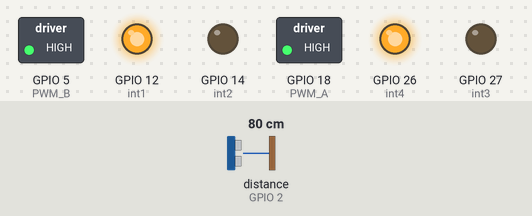
Bench run of a sketch on a simulated ESP32. On the bench: switched loads named in the sketch (green lamp = pin HIGH), output pins drawn as LEDs (lit = HIGH). Wiring (inferred from the names in the program): ultrasonic range finder: trigger GPIO 4; echo GPIO 2. The test bench sets the inputs (shaded band); at power-on: distance to the obstacle (sensor on GPIO 2) 80 cm. The echo pulse lasts 58.3 µs per cm; pins used as bus, display or sensor lines are not drawn.

Above: at 1.2 s.
1.3 s: distance to the obstacle (sensor on GPIO 2) set to 23 cm
2.8 s: distance to the obstacle (sensor on GPIO 2) set to 19 cm
At 4.0 s:
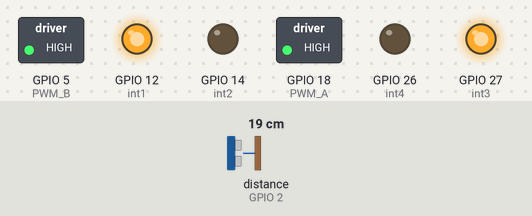
4.3 s: distance to the obstacle (sensor on GPIO 2) set to 35 cm
At 5.3 s:
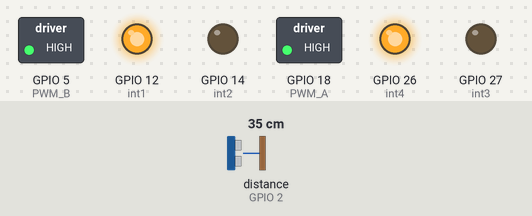
5.8 s: distance to the obstacle (sensor on GPIO 2) set to 2 cm
At 6.4 s:
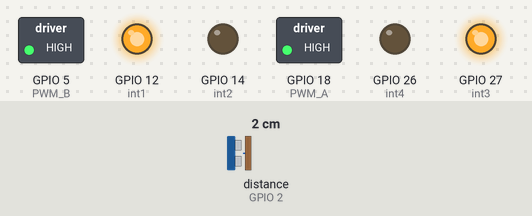
Timing chart, 0 to 8.3 s (numbered marks = the images above; inputs shaded):
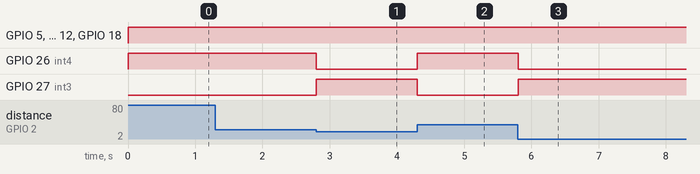

Measured:
- the behaviour switches between 21 and 20 cm on distance to the obstacle (sensor on GPIO 2) (found by bisection; images 0 and 1)
- after the input at 1.3 s, every drawn part: stays the same
- after the input at 2.8 s, GPIO 26 (int4): HIGH → LOW at once; GPIO 27 (int3): LOW → HIGH at once
- after the input at 4.3 s, GPIO 26 (int4): LOW → HIGH at once; GPIO 27 (int3): HIGH → LOW at once
- after the input at 5.8 s, GPIO 26 (int4): HIGH → LOW at once; GPIO 27 (int3): LOW → HIGH at once

The sketch:

sumo_autonomo_esp32_hcsr-04.ino
```cpp
//Sensores infrarrojos pines
/* const int sensorDerecho = 34;
const int sensorIzquierdo = 35; */

const int int1 = 12;
const int int2 = 14;
const int PWM_A = 18;

const int int3 = 27;
const int int4 = 26;
const int PWM_B = 5;

const int PWM_Chan1 = 0;
const int PWM_Chan2 = 1;
const int PWM_Freq = 30000;
const int PWM_Res = 8;
int speed = 255;

//Variables sensor ultrasonico
#define TRIG_PIN 4
#define ECHO_PIN 2
#define distMax 200

long duracion, distancia;

void setup() {
  // configuración de variables de los motores
  Serial.begin(115200);
  pinMode(PWM_A, OUTPUT);
  pinMode(int1, OUTPUT);
  pinMode(int2, OUTPUT);
  pinMode(PWM_B, OUTPUT);
  pinMode(int3, OUTPUT);
  pinMode(int4, OUTPUT);
  pinMode(TRIG_PIN, OUTPUT);
  pinMode(ECHO_PIN, INPUT);

  /* pinMode(sensorDerecho, INPUT);
  pinMode(sensorIzquierdo, INPUT);
 */
  ledcAttachChannel(PWM_A, PWM_Freq, PWM_Res, PWM_Chan1);
  ledcAttachChannel(PWM_B, PWM_Freq, PWM_Res, PWM_Chan2);
}

void loop() {
  //Medir la distancia
  distancia = medirDistancia();

  //Robot busca oponente
  if (distancia >= 21) {
    digitalWrite(int1, HIGH);
    digitalWrite(int2, LOW);
    digitalWrite(int3, LOW);
    digitalWrite(int4, HIGH);
    ledcWrite(PWM_A, speed);
    ledcWrite(PWM_B, speed);
  }

  /* // Retroceder
  if (distancia >= 21 && (digitalRead(sensorIzquierdo) == 0 || digitalRead(sensorDerecho) == 0)) {
    digitalWrite(int1, LOW);
    digitalWrite(int2, HIGH);
    digitalWrite(int3, LOW);
    digitalWrite(int4, HIGH);
    ledcWrite(PWM_A, speed);
    ledcWrite(PWM_B, speed);
    delay(200);
  } */

  //Robot localiza oponente
  if (distancia <= 20) {
    digitalWrite(int1, HIGH);
    digitalWrite(int2, LOW);
    digitalWrite(int3, HIGH);
    digitalWrite(int4, LOW);
    ledcWrite(PWM_A, speed);
    ledcWrite(PWM_B, speed);
  }
}

int medirDistancia() {
  digitalWrite(TRIG_PIN, HIGH);
  delay(1);
  digitalWrite(TRIG_PIN, LOW);

  duracion = pulseIn(ECHO_PIN, HIGH); //Recibe el pulso
  int distanciaCM = duracion / 58.2;  // Realiza la conversion de la distancia a centímetros
  // Si la distancia es menor o igual a cero, o mayor o igual a 200, se considera como 200
  if (distanciaCM <= 0 || distanciaCM >= distMax) {
    distanciaCM = distMax;
  }
  return distanciaCM;  // Retorna la distancia medida
}
```
